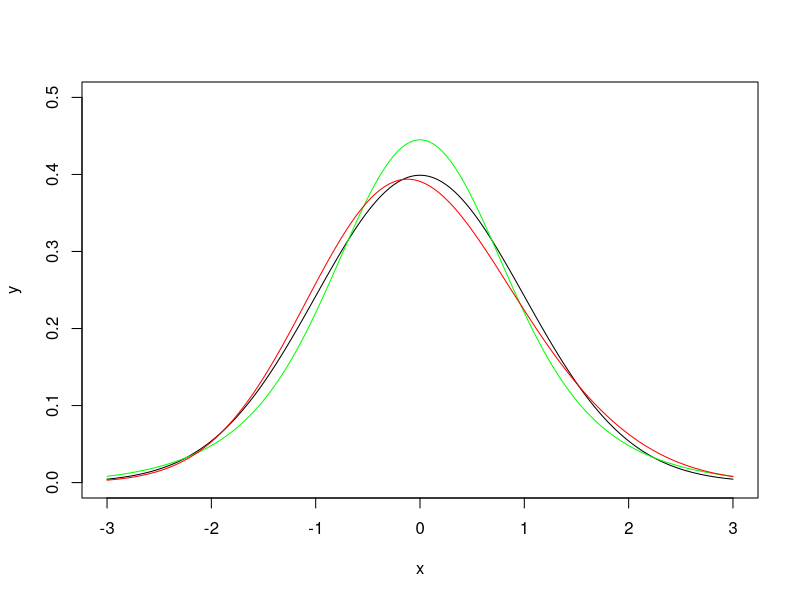
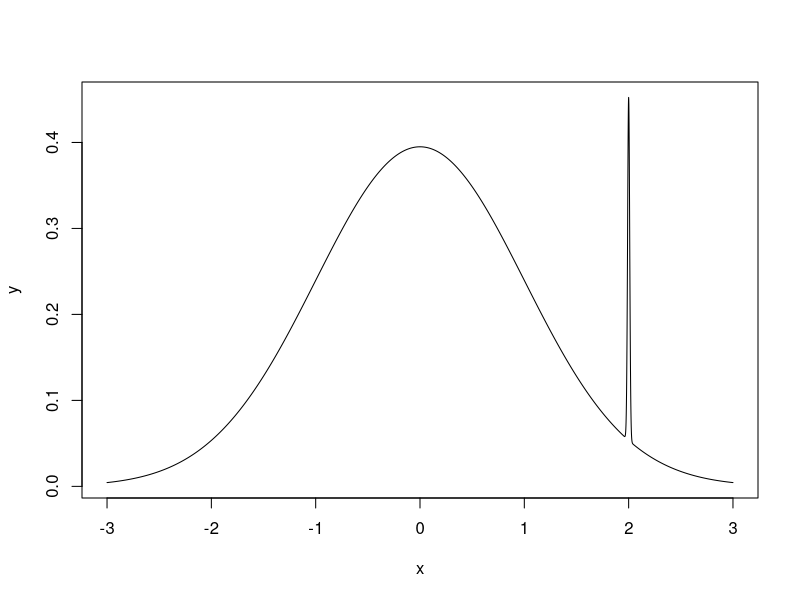
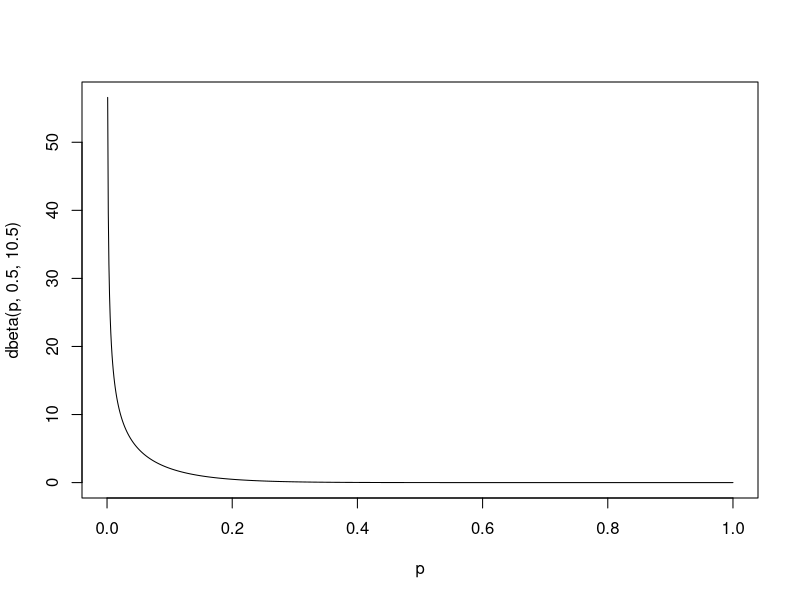
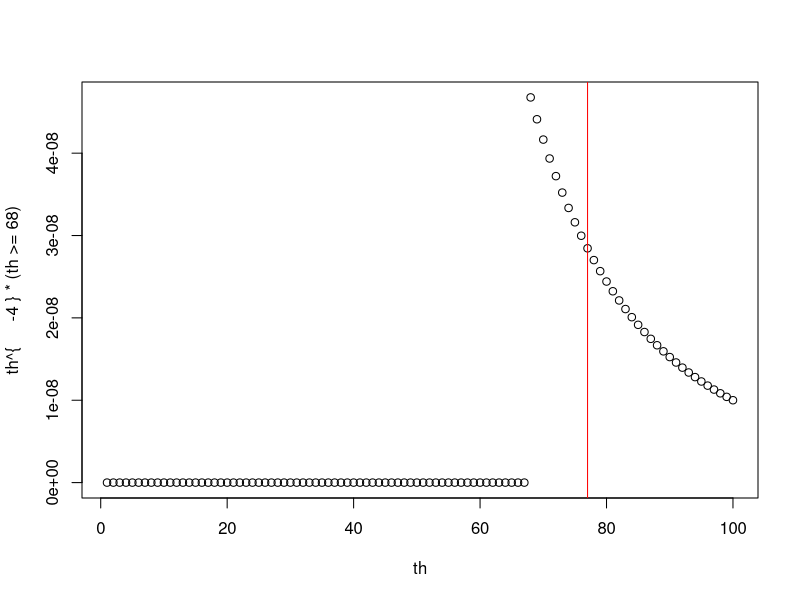

The R script that drew these images, in order:
## ---- chunk 1
knitr::opts_chunk$set(echo = FALSE)
## ---- chunk 2
x = seq(-3, 3, by=0.001); y = dnorm(x, 0, 1)
y1 = 0.5 * (dnorm(x, 0, sqrt(0.5)) + dnorm(x, 0, sqrt(1.5)))
y2 = 0.8 * dnorm(x, -1/4, sqrt(0.8)) + 0.2 * dnorm(x, 1, sqrt(0.8))
plot(x, y, type='l', ylim=c(0, 0.5));
lines(x, y1, col='green'); lines(x, y2, col='red')
## ---- chunk 3
y = 0.01*dnorm(x, 2, 0.01) + 0.99*dnorm(x, 0, 1)
plot(x, y, type='l')
## ---- chunk 4
p = seq(0, 1, by=0.001)
plot(p, dbeta(p, 0.5, 10.5), 'l')
## ---- chunk 5
th = seq(1,100)
plot(th, th^{-4}*(th>=68), type='p')
abline(v=77, col='red')
